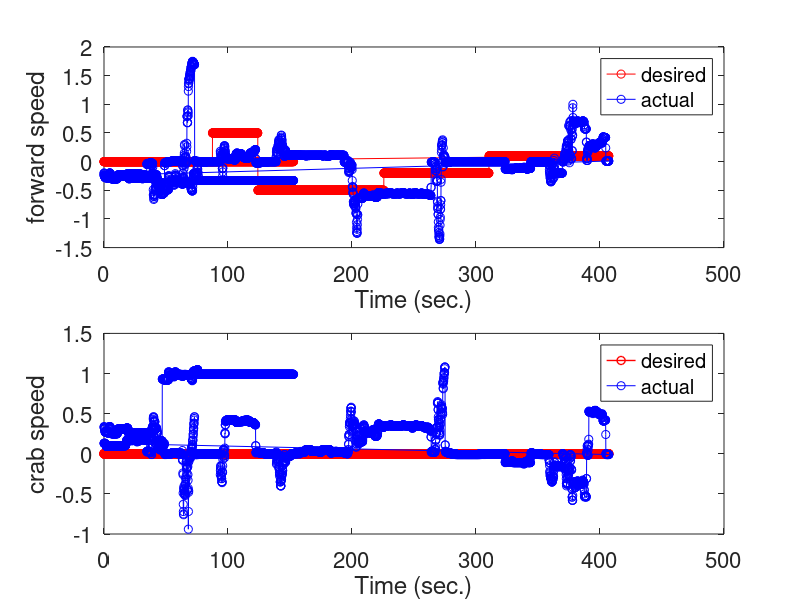
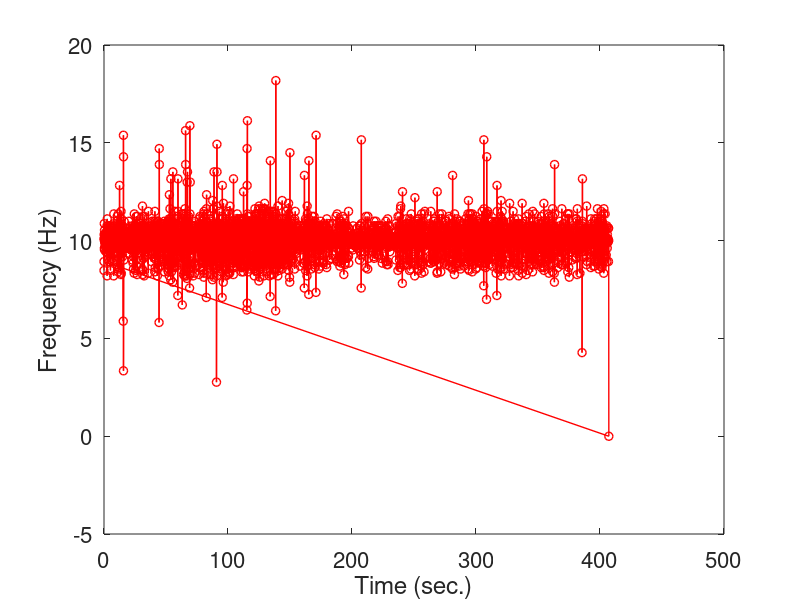
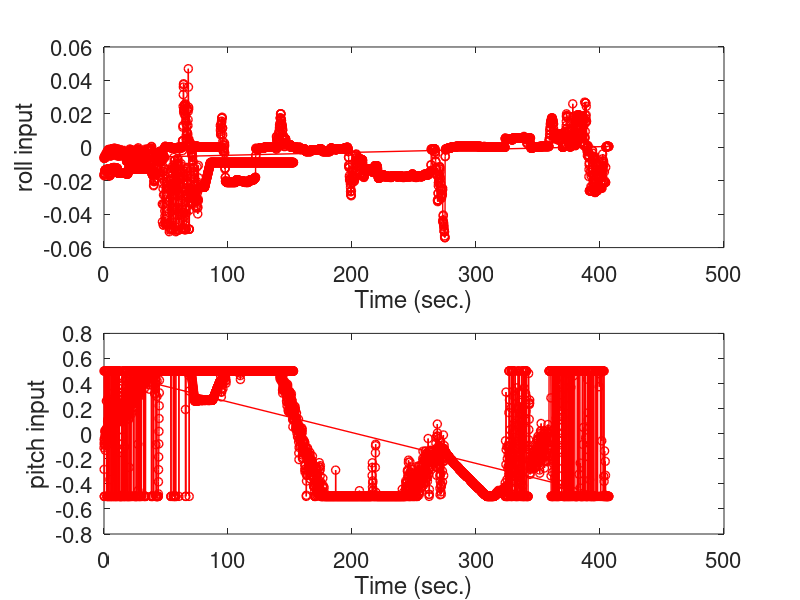

MATLAB code for these plots, in order:
clear all; close all; clc;
data = csvread('speed_control_data.csv');
cputime = data(:,1)-data(1,1);
u_forward_des = data(:,2);
u_crab_des = data(:,3);
u_forward = data(:,4);
u_crab = data(:,5);
u_stick_cmd_roll = data(:,6);
u_stick_cmd_pitch = data(:,7);

figure(1);
subplot(2,1,1)
plot(cputime, u_forward_des, 'ro-');
hold on
plot(cputime, u_forward,'bo-');
xlabel('Time (sec.)')
ylabel('forward speed')
legend('desired','actual')
set(gca,'FontSize',16);

subplot(2,1,2)
plot(cputime, u_crab_des,'ro-','linewidth',1);
hold on
plot(cputime, u_crab,'bo-');
xlabel('Time (sec.)')
ylabel('crab speed')
legend('desired','actual')
set(gca,'FontSize',16);


figure(2);
plot(cputime(1:end-1),1./diff(cputime),'ro-','linewidth',1)
xlabel('Time (sec.)')
ylabel('Frequency (Hz)')
set(gca,'FontSize',16)


figure(3);
subplot(2,1,1)
plot(cputime, u_stick_cmd_roll,'ro-','linewidth',1);
xlabel('Time (sec.)')
ylabel('roll input')
set(gca,'FontSize',16);

subplot(2,1,2)
plot(cputime, u_stick_cmd_pitch,'ro-','linewidth',1);
xlabel('Time (sec.)')
ylabel('pitch input')
set(gca,'FontSize',16);
